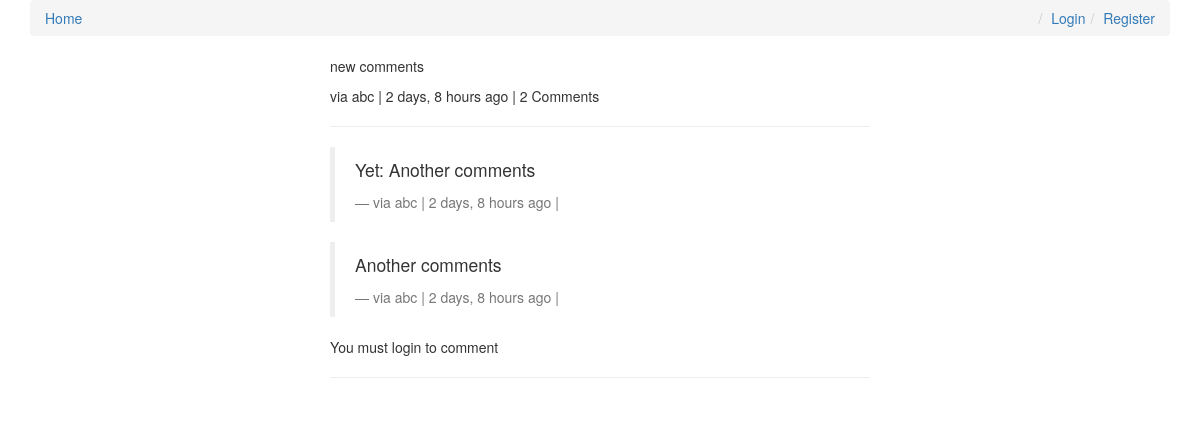
Before: /comments/1/ with the older database file.
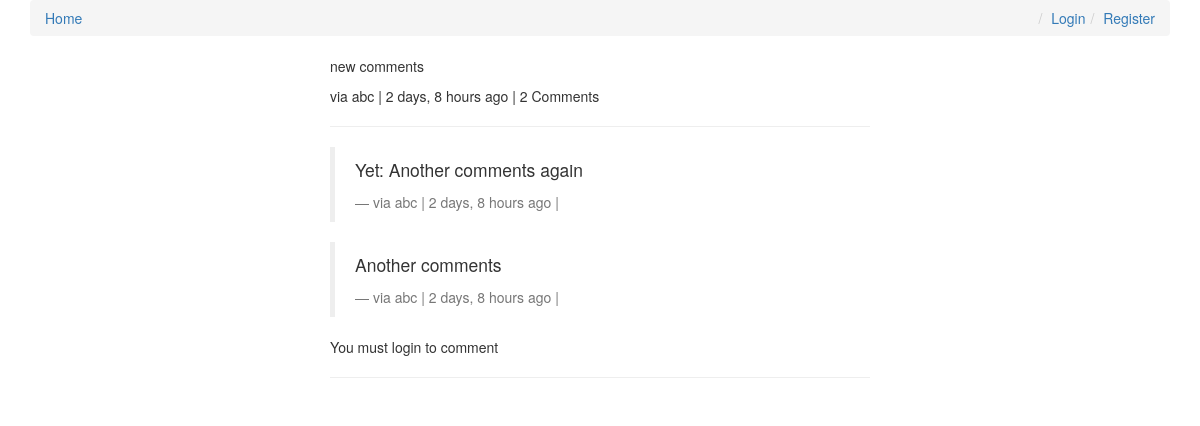
After: the same page with the newer database file.
### comments/models.py (models this page shows, shortened)
class Comment(models.Model):
    user        = models.ForeignKey(settings.AUTH_USER_MODEL, default=1)
    content_type = models.ForeignKey(ContentType, on_delete=models.CASCADE)
    object_id = models.PositiveIntegerField()
    content_object = GenericForeignKey('content_type', 'object_id')
    parent      = models.ForeignKey("self", null=True, blank=True)
    content     = models.TextField()
    timestamp   = models.DateTimeField(auto_now_add=True)
    objects = CommentManager()
    class Meta:
        ordering = ['-timestamp']
    def children(self): #replies
        return Comment.objects.filter(parent=self)
    @property
    def is_parent(self):
        if self.parent is not None:
            return False
        return True

### comments/views.py (the view, shortened to what this page needs)
# urls.py: url(r'^(?P<id>\d+)/$', comment_thread, name='thread'),
def comment_thread(request, id):
    try:
        obj = Comment.objects.get(id=id)
    except:
        raise Http404
    if not obj.is_parent:
        obj = obj.parent
    content_object = obj.content_object # Post that the comment is on
    content_id = obj.content_object.id
    initial_data = {
            "content_type": obj.content_type,
            "object_id": obj.object_id
    }
    form = CommentForm(request.POST or None, initial=initial_data)
    context = {
        "comment": obj,
        "form": form,
    }
    return render(request, "comment_thread.html", context)

### templates/comment_thread.html (shortened to what this page needs)
{% extends "base.html" %}
{% load urlify %}
{% load crispy_forms_tags %}
{% block content %}
<div class='col-sm-6 col-sm-offset-3'>
          <p>{{ comment.content }}</p>
          <footer>via {{ comment.user }} | {{ comment.timestamp|timesince }} ago | {% if comment.children.count > 0 %}{{ comment.children.count }} Comment{% if comment.children.count > 1 %}s{% endif %} {% endif %} </footer>
          <hr/>
          <div>
              {% for child_comment in comment.children %}
                <blockquote>
                <p>{{ child_comment.content }}</p>
                <footer>via {{ child_comment.user }} | {{ child_comment.timestamp|timesince }} ago | {% if request.user == child_comment.user %}<a href='{{ child_comment.get_delete_url }}'>Delete</a>{% endif %}</footer>
                </blockquote>
             {% endfor %}
             {% if request.user.is_authenticated %}
            <form method="POST" action="."> {% csrf_token %}
                {{ form|crispy }}
                <input type='hidden' name='parent_id' value='{{ comment.id }}'>
                <input type='submit' value='Reply' class='btn btn-default'>
            </form>
            {% else %}
            <p>You must login to comment </p>
            {% endif %}
        </div>
        <hr/>
</div>
{% endblock content %}

Changed rows visible on the page:
changed Comment: content "Yet: Another comments" → "Yet: Another comments again"
